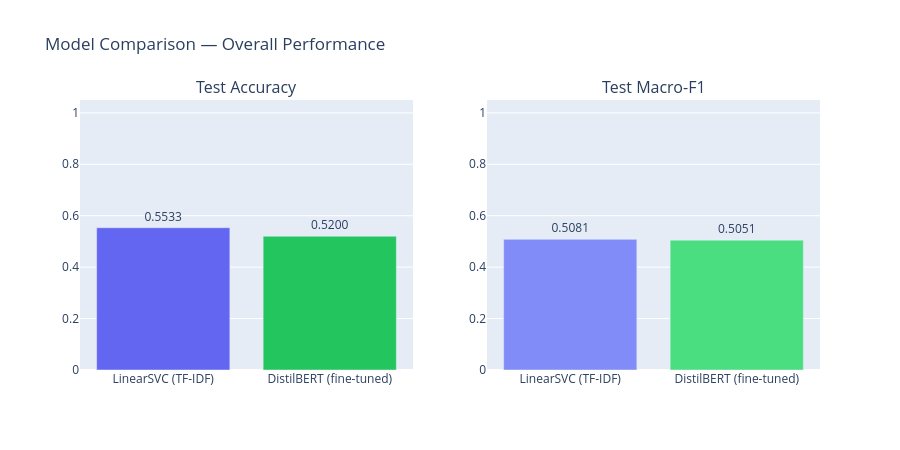

Notebook source saved alongside this figure:
### Code cell
models   = ['LinearSVC\n(TF-IDF)', 'DistilBERT\n(fine-tuned)']
accs     = [cl_acc, tr_acc]
f1s      = [cl_f1,  tr_f1]
colors_a = ['#6366f1', '#22c55e']
colors_f = ['#818cf8', '#4ade80']

fig = make_subplots(rows=1, cols=2,
                    subplot_titles=['Test Accuracy', 'Test Macro-F1'])

fig.add_trace(go.Bar(x=models, y=accs, marker_color=colors_a,
                     text=[f'{v:.4f}' for v in accs], textposition='outside',
                     name='Accuracy'), row=1, col=1)
fig.add_trace(go.Bar(x=models, y=f1s, marker_color=colors_f,
                     text=[f'{v:.4f}' for v in f1s], textposition='outside',
                     name='Macro-F1'), row=1, col=2)

fig.update_yaxes(range=[0, 1.05])
fig.update_layout(title='Model Comparison — Overall Performance',
                  showlegend=False, height=450)
fig.show()

### Figure 1 — Plotly figure (JSON) as saved in the notebook; plotly's stock layout.template omitted (floating-point values rounded to 4 significant figures)
{"data": [{"marker": {"color": ["#6366f1", "#22c55e"]}, "name": "Accuracy", "text": ["0.5533", "0.5200"], "textposition": "outside", "type": "bar", "x": ["LinearSVC\n(TF-IDF)", "DistilBERT\n(fine-tuned)"], "xaxis": "x", "y": [0.5533, 0.52], "yaxis": "y"}, {"marker": {"color": ["#818cf8", "#4ade80"]}, "name": "Macro-F1", "text": ["0.5081", "0.5051"], "textposition": "outside", "type": "bar", "x": ["LinearSVC\n(TF-IDF)", "DistilBERT\n(fine-tuned)"], "xaxis": "x2", "y": [0.5081, 0.5051], "yaxis": "y2"}], "layout": {"annotations": [{"font": {"size": 16}, "showarrow": false, "text": "Test Accuracy", "x": 0.225, "xanchor": "center", "xref": "paper", "y": 1, "yanchor": "bottom", "yref": "paper"}, {"font": {"size": 16}, "showarrow": false, "text": "Test Macro-F1", "x": 0.775, "xanchor": "center", "xref": "paper", "y": 1, "yanchor": "bottom", "yref": "paper"}], "height": 450, "showlegend": false, "title": {"text": "Model Comparison — Overall Performance"}, "xaxis": {"anchor": "y", "domain": [0, 0.45]}, "xaxis2": {"anchor": "y2", "domain": [0.55, 1]}, "yaxis": {"anchor": "x", "domain": [0, 1], "range": [0, 1.05]}, "yaxis2": {"anchor": "x2", "domain": [0, 1], "range": [0, 1.05]}}}
